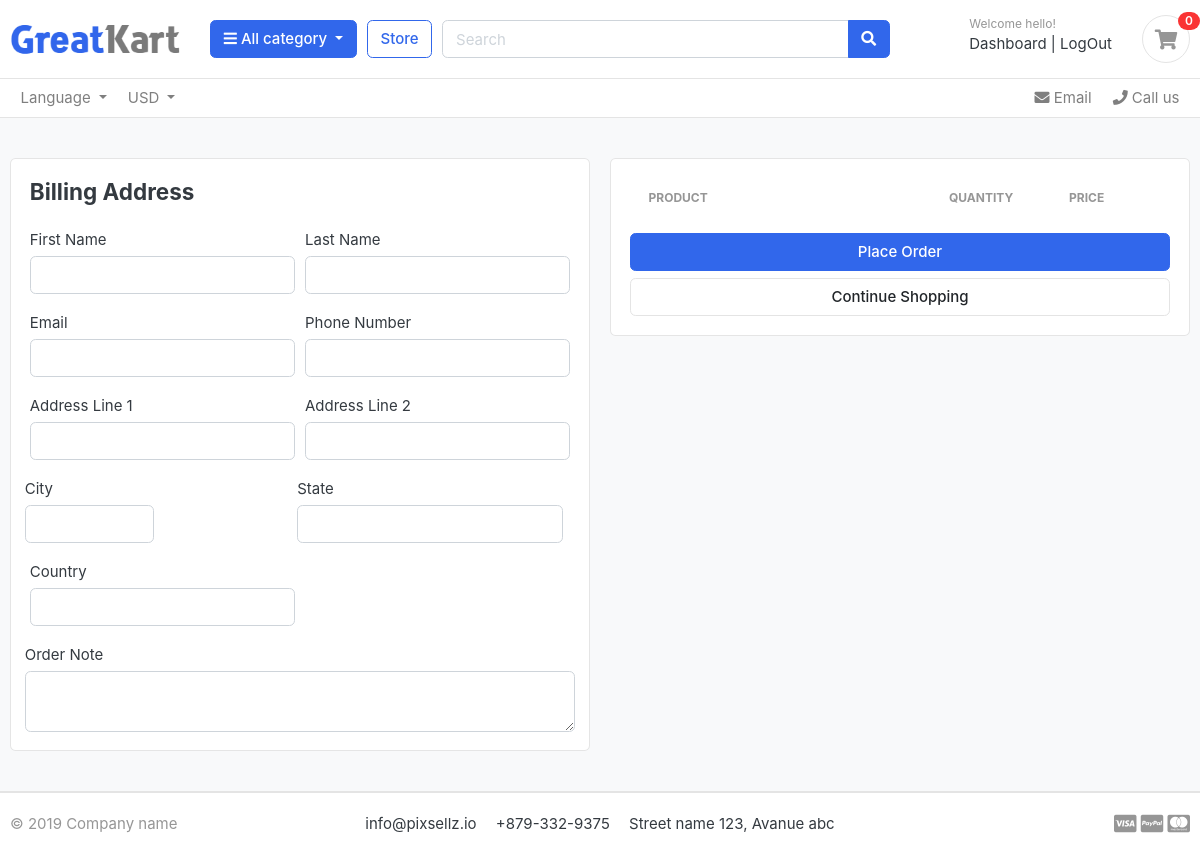
Before: /carts/checkout/ (signed in) with the older database file.
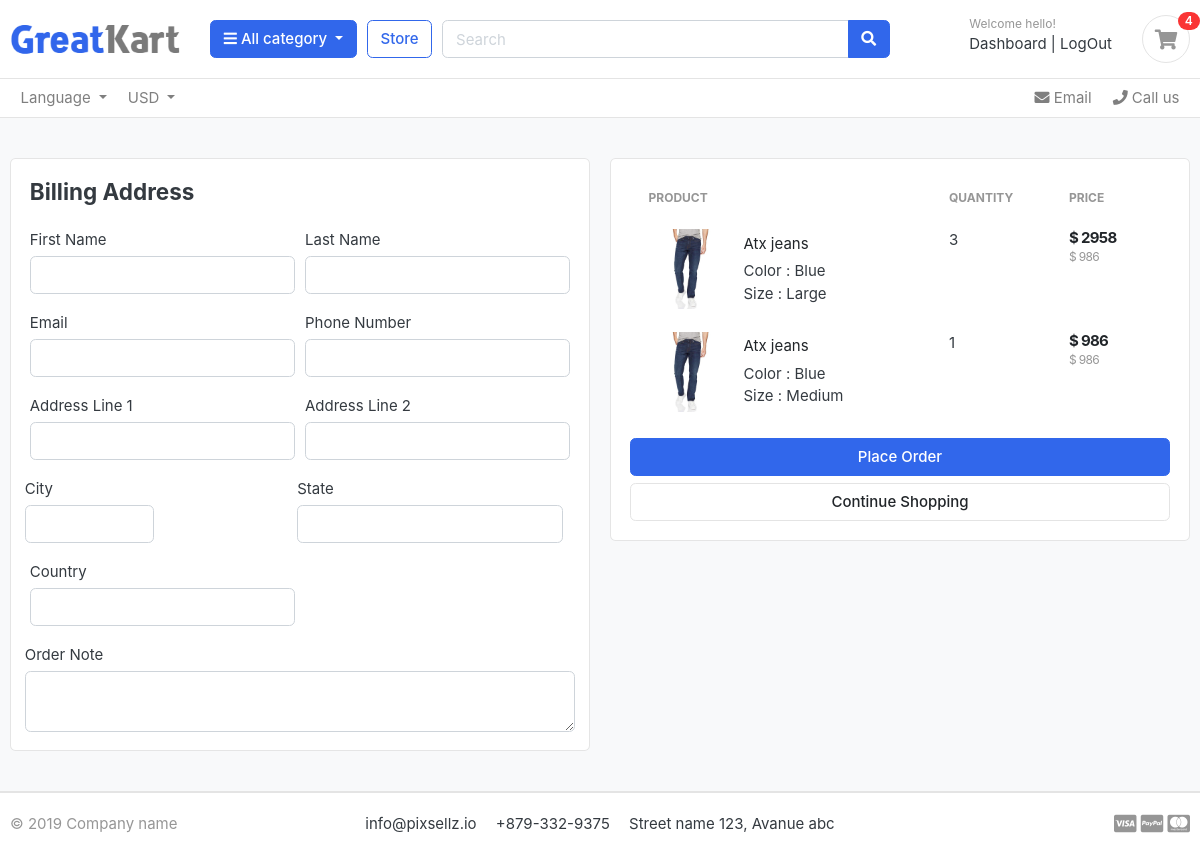
After: the same page with the newer database file.
### carts/models.py (models this page shows, shortened)
class CartItem(models.Model):
    user = models.ForeignKey(Accounts,on_delete=models.CASCADE,null=True)
    product = models.ForeignKey(Product, on_delete=models.CASCADE)
    variations = models.ManyToManyField(Variational, blank=True)
    cart = models.ForeignKey(Cart, on_delete=models.CASCADE,null=True)
    quantity = models.IntegerField()
    is_active = models.BooleanField(default=True)
    def sub_total(self):
        return self.product.price*self.quantity

### store/models.py (models this page shows, shortened)
class Product(models.Model):
    product_name=models.CharField(max_length=200,unique=True)
    slug= models.SlugField(max_length=200,unique=True)
    description = models.TextField(max_length=500,blank=True)
    price = models.IntegerField()
    images = models.ImageField(upload_to='photos/products')
    stock = models.IntegerField()
    is_available = models.BooleanField(default=True)
    category = models.ForeignKey(Category,on_delete=models.CASCADE)
    created_date = models.DateTimeField(auto_now=True)
    modified_date = models.DateTimeField(auto_now = True)
    def get_url(self):
        return reverse('product_details',args = [self.category.slug,self.slug])

class Variational(models.Model):
    product=models.ForeignKey(Product, on_delete=models.CASCADE)
    variation_category=models.CharField(max_length=100,choices=variation_category_choice)
    variation_value = models.CharField(max_length=100)
    is_active = models.BooleanField(default=True)
    created_date = models.DateTimeField(auto_now=True)
    objects = VariationalManager()

### carts/views.py (the view)
# urls.py: path('checkout/',views.checkout,name ='checkout'),
@login_required(login_url='login')
def checkout(request, total=0, quantity=0, cart_items=None):
    try:
        tax = 0
        grandtotal = 0
        if request.user.is_authenticated:
            cart_items = CartItem.objects.filter(user=request.user, is_active=True)
        else:
            cart = Cart.objects.get(cart_id=_cart_id(request))
            cart_items = CartItem.objects.filter(cart=cart, is_active=True)
        for cart_item in cart_items:
            total += (cart_item.product.price * cart_item.quantity)
            quantity += cart_item.quantity
        tax = (2 * total) / 100
        grandtotal = total + tax
    except ObjectDoesNotExist:
        pass
    context = {
        'total': total,
        'quantity': quantity,
        'cart_items': cart_items,
        'tax': tax,
        'grandtotal': grandtotal,
    }
    return render(request, 'store/checkout.html', context)

### Category/context_processors.py (called while the page is built)
def menu_links(request):
    links = Category.objects.all()
    return dict(links=links )

### Category/models.py (called while the page is built)
    def get_url(self):
        return reverse('products_by_category',args = [self.slug])

### carts/context_processors.py (called while the page is built)
def counter(request):
    cart_count = 0
    if 'admin' in request.path:
        return {}
    else:
        try:
            cart = Cart.objects.filter(cart_id=_cart_id(request))
            if request.user.is_authenticated:
                cart_items = CartItem.objects.filter(user=request.user)
            else:
                cart_items = CartItem.objects.all().filter(cart=cart[:1])
            for cart_item in cart_items:
                cart_count = cart_count + cart_item.quantity
        except cart.DoesNotExist:
            cart_count = 0
    return dict(cart_count=cart_count)

### carts/views.py (called while the page is built)
def _cart_id(request):
    cart = request.session.session_key
    if not cart:
        cart = request.session.create()
    return cart

### templates/store/checkout.html (shortened to what the changed rows need)
{% extends 'base.html' %}
{% load static %}
{% block content %}
<!DOCTYPE HTML>
<html lang="en">
<head>
    <link href="css/bootstrap.css" rel="stylesheet" type="text/css"/>
    <link href="fonts/fontawesome/css/all.min.css" type="text/css" rel="stylesheet">
    <link href="css/ui.css" rel="stylesheet" type="text/css"/>
    <link href="css/responsive.css" rel="stylesheet" media="only screen and (max-width: 1200px)"/>
</head>
<body>
<section class="section-content padding-y bg">
    <div class="container">
        <div class="row">
            <aside class="col-lg-6">
                <div class="card">
                    <div class="card-body">
                        <table class="table table-borderless table-shopping-cart">
                            <thead class="text-muted">
                            <tr class="small text-uppercase">
                                <th scope="col">Product</th>
                                <th scope="col" width="120">Quantity</th>
                                <th scope="col" width="120">Price</th>
                            </tr>
                            </thead>
                            <tbody>
                            {% for cart_item in cart_items %}
                            <tr>
                                <td>
                                    <figure class="itemside align-items-center">
                                        <div class="aside"><img src="{{cart_item.product.images.url }}" class="img-sm">
                                        </div>
                                        <figcaption class="info">
                                            <a href="{{ cart_item.product.get_url }}" class="title text-dark">{{cart_item.product.product_name}}</a>
                                            {% if cart_item.variations.all %}
                                            {% for item in cart_item.variations.all %}
                                            {{ item.variation_category | capfirst}} : {{ item.variation_value | capfirst}}
                                            <br>
                                            {% endfor %}
                                            {% endif %}
                                        </figcaption>
                                    </figure>
                                </td>
                                <td>
                                    <label for="">{{cart_item.quantity}}</label>
                                </td>
                                <td>
                                    <div class="price-wrap">
                                        <var class="price">$ {{cart_item.sub_total}}</var>
                                        <small class="text-muted">$ {{ cart_item.product.price}} </small>
                                    </div>
                                </td>
                            </tr>
                            {% endfor %}
                            </tbody>
                        </table>
                    </div>
                </div>
            </aside>
        </div>
    </div>
</section>
</body>
</html>
{% endblock %}

### templates/includes/navbar.html (shortened to what this page needs)
{% load static %}
<header class="section-header">
<section class="header-main border-bottom">
  <div class="container">
<div class="row align-items-center">
  <div class="col-lg-2 col-md-3 col-6">
    <a href="{% url 'homee' %}" class="brand-wrap">
      <img class="logo" src="{% static './images/logo.png' %}">
    </a>
  </div>
  <div class="col-lg col-sm col-md col-6 flex-grow-0">
    <div class="category-wrap dropdown d-inline-block float-right">
      <button type="button" class="btn btn-primary dropdown-toggle" data-toggle="dropdown">
        <i class="fa fa-bars"></i> All category
      </button>
    </div>
  </div>
  <a href="{% url 'homee' %}" class="btn btn-outline-primary">Store</a>
  <div class="col-lg  col-md-6 col-sm-12 col">
    <form action="{% url 'search' %}" class="search" method='GET'>
      <div class="input-group w-100">
          <input type="text" class="form-control" style="width:60%;" placeholder="Search" name="keyword" required>
          <div class="input-group-append">
            <button class="btn btn-primary" type="submit">
              <i class="fa fa-search"></i>
            </button>
          </div>
        </div>
    </form>
  </div>
  <div class="col-lg-3 col-sm-6 col-8 order-2 order-lg-3">
        <div class="d-flex justify-content-end mb-3 mb-lg-0">
          {% if user.id is None %}
          <div class="widget-header">
            <small class="title text-muted">Welcome guest!</small>
            <div>
              <a href="{% url 'login' %}">Sign in</a> <span class="dark-transp"> | </span>
              <a href="{% url 'register' %}"> Register</a>
            </div>
          </div>
          {% else %}
          <div class="widget-header">
            <small class="title text-muted">Welcome {{user.first_name}}!</small>
            <div>
              <a href="{% url 'dashboard' %}">Dashboard</a> <span class="dark-transp"> | </span>
              <a href="{% url 'logout' %}"> LogOut </a>
            </div>
          </div>
          {% endif %}
          <a href="{% url 'carts' %}" class="widget-header pl-3 ml-3">
            <div class="icon icon-sm rounded-circle border"><i class="fa fa-shopping-cart"></i></div>
            <span class="badge badge-pill badge-danger notify">{{cart_count}}</span>
          </a>
        </div>
      </div>
</div>
  </div>
</section>
</header>

Changed rows visible on the page:
added CartItem: product.images (picture), product.product_name "Atx jeans", quantity "3", sub_total "2958", product.price "986"
now on this page (row unchanged): Variational: variation_category "Color", variation_value "Blue"
now on this page (row unchanged): Variational: variation_category "Size", variation_value "Large", shown under "Atx jeans"
added CartItem: product.images (picture), product.product_name "Atx jeans", quantity "1", sub_total "986", product.price "986"
now on this page (row unchanged): Variational: variation_category "Size", variation_value "Medium", shown under "Atx jeans"
Other visible differences:
{{ cart_count }}: "0" → "4"
